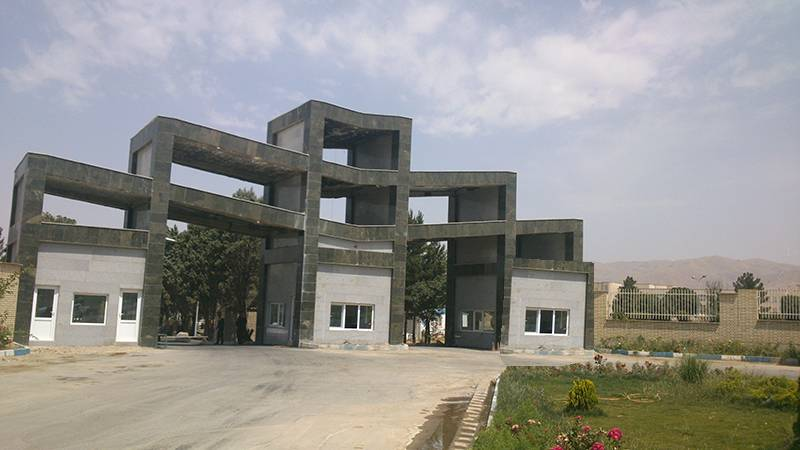
#> input picture Images/fimg.jpg, 800 x 450 px
$ jupyter execute --allow-errors 6-Wavelet.ipynb   (shell and % lines are left out)   (older library calls are emulated)
#> lines starting #> are read from the running program, lines starting #| are printed output that depends on the picture
%%latem
\tableofcontents

# Preparations

[cell 1]
import matplotlib.pyplot as plt
from mpl_toolkits import mplot3d
import numpy as np
import pywt
# for resizing
import cv2
# for visualisation purposes
from pywt._doc_utils import wavedec2_keys, draw_2d_wp_basis

[cell 2]
# ENV_NAME = 'colab'
ENV_NAME = 'local'
path_prefix = {'colab': '/content/drive/MyDrive/ComputerVision/CV-Phase1/',
                'local': './Images/'}

Open image using pyplot:

[cell 3]
def loadImage(name, path_prefix=path_prefix[ENV_NAME]):
#> called with name = 'fimg.jpg', path_prefix = './Images/'
  image = plt.imread(path_prefix + name)
#> image is the input picture: shape (450, 800, 3); mean R, G, B 147.8, 146.5, 142.5
  print(image.shape)
#| (450, 800, 3)
  print(type(image))
#| <class 'numpy.ndarray'>
  return image

[cell 4]
plt.gray()

[cell 5]
fimg = loadImage('fimg.jpg')
plt.imshow(fimg)

#> (a cell that did not finish here is left out)

plt.imshow(fimg_mask)

[cell 7]
def rgb2grey(img):
  return np.dot(img[...,:3], [0.2989, 0.5870, 0.1140])
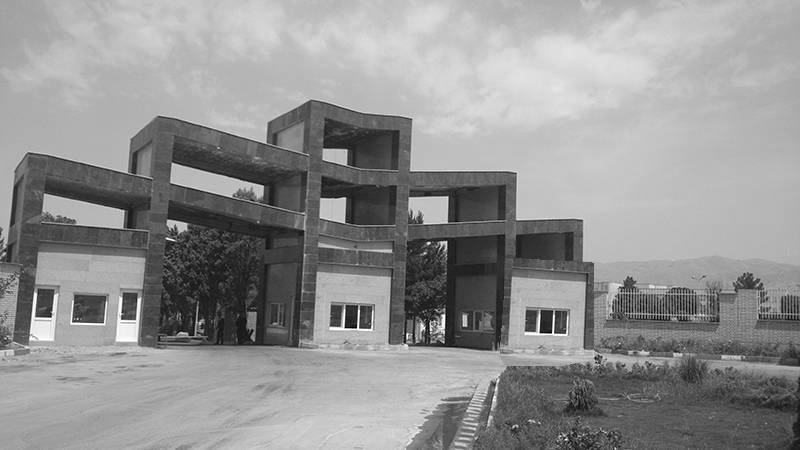
#> returned value: shape (450, 800) float64; min 0.228, max 255, mean 146.4

[cell 8]
fimg_grey = rgb2grey(fimg)
plt.imshow(fimg_grey)

# Copy-Move Forgery Detection

To better illustrate what we're after, we illustrate the copied blocks on the mask.

[cell 9]
masked = np.zeros(fimg.shape, dtype=np.uint8)
#> (the rest of this cell did not finish here and is left out)

**Step 1:** Performing a multilevel wavelet transform on the image.

Note that the axes used in `pywt` are inverted in comparison to the axes used in `numpy` and follows the conventional coordinate system. As such, what is here labelled as vertical is in accordance to the `pywt` system and `numpy` considers it as horizontal.

[cell 10]
def wavelet_reconstruct(img, maxL=3, labelL=3):
#> called with maxL = 3, labelL = 3
    shape = (img.shape[1], img.shape[0])
#> shape = (800, 450)
    arrs = []
    arrslices = []
    fig, axs = plt.subplots(2, 4, figsize=[18, 6])
    for level in range(0, maxL + 1):
        if level == 0:
            axs[0, 0].set_axis_off()
            axs[1, 0].imshow(img)
            axs[1, 0].set_title('Original')
            axs[1, 0].set_axis_off()
            continue
        # plot subband boundaries of a standard DWT basis
        draw_2d_wp_basis(shape, wavedec2_keys(level), ax=axs[0, level],
                        label_levels=labelL)
        axs[0, level].set_title(f'Level {level}')
        # compute the 2D DWT
        c = pywt.wavedec2(img, 'haar', mode='periodization', level=level)
        # normalize each array for better visibility
        c[0] /= np.abs(c[0]).max()
        for detlevel in range(level):
            c[detlevel + 1] = [d / np.abs(d).max() for d in c[detlevel + 1]]
        arr, slices = pywt.coeffs_to_array(c)
        arrs.append(arr)
        arrslices.append(slices)
        axs[1, level].imshow(arr)
        axs[1, level].set_title(f'Coefficients\n(Level {level})')
        axs[1, level].set_axis_off()
#> after the loop, arrs = 3 items; arrslices = 3 items
    return fig, (arrs, arrslices)

[cell 11]
fig, (coeffs, coeffslices) = wavelet_reconstruct(fimg_grey, 3, 3)
#> coeffs = 3 items; coeffslices = 3 items
plt.show()

The fading effect on the approximation coefficients is due to normalising used to better illustrate the details on the coefficients.

[cell 12]
# to get an idea what we're dealing with on the output
print(coeffslices[1])
#> (printed output is left out)

**Step 2:**	 Segmenting the image into smaller overlapping portions and checking for the presence of the copied blocks.

[cell 13]
def get_blocks(img, r):
#> called with r = 18
    h, w = img.shape
#> h = 57; w = 100
    blocks = []
    for i in range(r, h-r, r):
        for j in range(r, w-r, r):
            blocks.append(img[i-r:i+r, j-r:j+r])
#> after the loop, blocks = 8 items
    return blocks

[cell 14]
# divide LL2 into overlapping blocks of fixed size
blocks = get_blocks(coeffs[2][coeffslices[2][0]], r=18)
#> blocks = 8 items
print(f'{len(blocks)} blocks')
#| 8 blocks
# and show the first 8
fig, axs = plt.subplots(2, 4, figsize=[12, 6])
plt.subplots_adjust(wspace=0)
for i, block in enumerate(blocks[:8]):
    axs[i//4, i%4].imshow(block)
    axs[i//4, i%4].set_title(f'Block {i}')
    axs[i//4, i%4].set_axis_off()
#> this loop made 8 passes
plt.show()
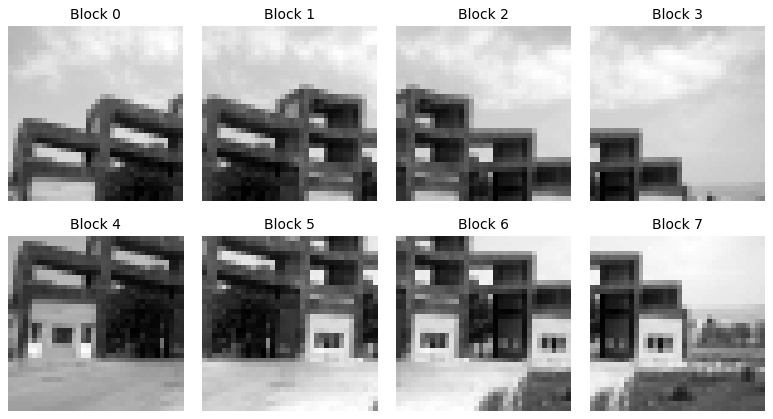
#> figure drawn by matplotlib, 8 panels

Of course, blocks will have to be much smaller for detection purposes. No problem!

[cell 15]
l2shape = coeffs[2][coeffslices[2][0]].shape
#> l2shape = (57, 100)
r2 = 8
l2blocks = get_blocks(coeffs[2][coeffslices[2][0]], r=r2)
#> l2blocks = 66 items
print(f'{len(l2blocks)} blocks')
#| 66 blocks

**Step 3:**	 Selecting blocks with higher contrast than `threshold`.

[cell 16]
# calculate contrast for each block
def get_high_contrast(blocks, threshold=0.5):
#> called with threshold = 0.5
    hicontrasts = {}
    for i, block in enumerate(blocks):
        contrast = np.abs(block).max() - np.abs(block).min()
        if (contrast > threshold):
            hicontrasts[i] = contrast
#> this loop made 66 passes
#> contrast on passes 1 to 12: 0.153, 0.466, 0.478, 0.533, 0.684, 0.689, 0.501, 0.212, 0.212, 0.202, 0.177, 0.581
#> after the loop, hicontrasts = 53 items
            # print(f'Contrast {contrast} on block {i}')
    print(f'number of blocks above threshold: {len(hicontrasts)}')
#| number of blocks above threshold: 53
    return hicontrasts

[cell 17]
hicontrasts = get_high_contrast(l2blocks, threshold=0.5)
#> hicontrasts = 53 items

[cell 18]
fig, axs = plt.subplots(3, 4, figsize=[8, 6])
plt.subplots_adjust(wspace=0.1, hspace=0.2)
fig.suptitle('High contrast blocks', fontsize=16)
for i, key in enumerate(list(hicontrasts.keys())[32:44]):
    block = l2blocks[key]
    axs[i//4, i%4].imshow(block)
    axs[i//4, i%4].set_axis_off()
    axs[i//4, i%4].set_title(f'Block {key}')
#> this loop made 12 passes
plt.show()

**Step 4:**	 Calculating phase correlation between each pair of blocks, storing ones with high correlation in a list.

[cell 19]
def phase_correlation(img1, img2):
    fimg1 = np.fft.fft2(img1)
    fimg2 = np.fft.fft2(img2)
    R = fimg1 * fimg2.conjugate()
    R /= np.absolute(R)
    r = np.fft.ifft2(R).real
    return r

The correlation between a block with itself is a black image, with a peak at the point where images start to match, here the very first pixel.

[cell 20]
pc = phase_correlation(l2blocks[10], l2blocks[10])
ax = plt.axes(projection='3d')
(X, Y) = np.meshgrid(range(pc.shape[0]), range(pc.shape[1]))
ax.plot_surface(X, Y, pc, cmap='viridis')
ax.set_title(f'Same block\npeak: {pc.max()}')
plt.show()
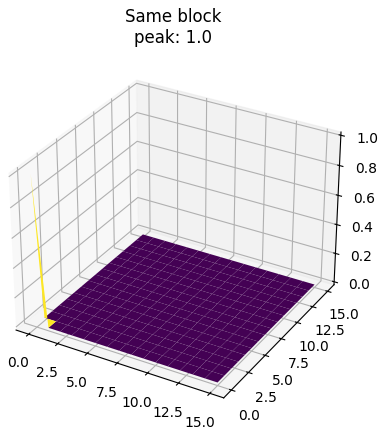
#> figure drawn by matplotlib, 1 panel

Similarly, using the templates from the previous step, the correlation between two of the copied blocks has a peak around the start of copied segment. To verify this rationale, plotting the correlation between two adjacent blocks (sharing same data only translated to second half of the image), shows a peak at the point of translation.

For two completely different images, the correlation has no sizable peak.

[cell 21]
fig, axs = plt.subplots(1, 3, figsize=[24, 6], subplot_kw={"projection": "3d"})

pc1 = phase_correlation(l2blocks[48], l2blocks[51])
peak = (pc1).max()
#> peak = 0.328
(X, Y) = np.meshgrid(range(pc1.shape[0]), range(pc1.shape[1]))
axs[0].plot_surface(X, Y, pc1, cmap='viridis')
axs[0].set_title(f'Copied blocks (approximate)\npeak: {peak}')

pc2 = phase_correlation(l2blocks[48], l2blocks[49])
peak = (pc2).max()
#> peak = 0.551
(X, Y) = np.meshgrid(range(pc2.shape[0]), range(pc2.shape[1]))
axs[1].plot_surface(X, Y, pc2, cmap='viridis')
axs[1].set_title(f'Adjacent blocks (sliding window)\npeak: {peak}')

pc3 = phase_correlation(l2blocks[42], l2blocks[51])
peak = (pc3).max()
#> peak = 0.159
(X, Y) = np.meshgrid(range(pc3.shape[0]), range(pc3.shape[1]))
axs[2].plot_surface(X, Y, pc3, cmap='viridis')
axs[2].set_title(f'Dissimilar blocks\npeak: {peak}')

plt.show()
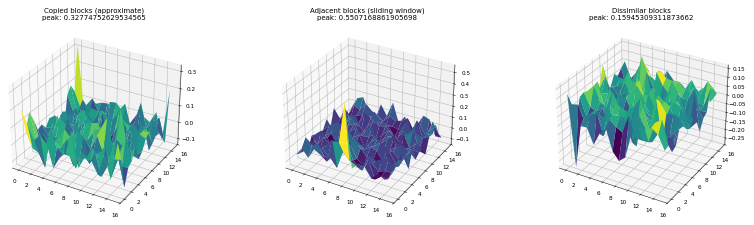
#> figure drawn by matplotlib, 3 panels

Given this, the candidacy for a match is based on the ${argmax}$ in the correlation image.

[cell 22]
similars = {}
for i, key1 in enumerate(list(hicontrasts.keys())[:-1]):
    block = l2blocks[key1]
    for j, key2 in enumerate(list(hicontrasts.keys())[i+2:]):
        block2 = l2blocks[key2]
        pc = phase_correlation(block, block2)
        peak = (pc).max()
        # the second part is for omitting vertical and diagonal neighbours
        if peak > 0.325 \
                and key1 != key2 - (l2shape[1]//r2 - 1) \
                and key1 != key2 - (l2shape[1]//r2) \
                and key1 != key2 - (l2shape[1]//r2 + 1):
            similars[key1, key2] = peak
#> this loop made 52 passes
#> key1 on passes 1 to 12: 3, 4, 5, 6, 11, 12, 13, 14, 15, 16, 17, 18
#> after the loop, similars = 39 items
            # print(f'{key1} is similar to {key2}')
print(len(similars), 'similar blocks found')
#| 39 similar blocks found

**Step 5:**	 Verifying the similarities on higher levels. Phase correlations in `similars` are verified to be above the threshold in the larger blocks of the same scene (resolution is higher, but the scene has not changed).

Size of the blocks are multiplied by a factor of 2 to obtain the same blocks.

[cell 23]
r1 = r2*2
l1shape = coeffs[1][coeffslices[1][0]].shape
#> l1shape = (113, 200)
l1blocks = get_blocks(coeffs[1][coeffslices[1][0]], r=r1)
#> l1blocks = 66 items
print(f'{len(blocks)} blocks')
#| 8 blocks

[cell 24]
l1similars = {}
for i, key in enumerate(list(similars.keys())):
    block1 = l1blocks[key[0]]
    block2 = l1blocks[key[1]]
    pc = phase_correlation(block1, block2)
    peak = (pc).max()
    if peak >= similars[key]:
        l1similars[key] = peak
#> this loop made 39 passes
#> (key, peak) on passes 1 to 12: ((3, 57), 0.182), ((4, 11), 0.322), ((4, 41), 0.168), ((4, 56), 0.218), ((4, 57), 0.184), ((5, 12), 0.137), ((5, 29), 0.171), ((5, 30), 0.228), ((5, 40), 0.132), ((5, 57), 0.144), ((5, 59), 0.212), ((6, 29), 0.206)
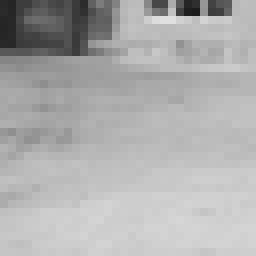
#> block1: shape (32, 32) float64 (shown 8 times larger); min 0.108, max 0.879, mean 0.684
#> after the loop, l1similars = {(48, 51): 0.34}
        # print(f'{key[0]} is similar to {key[1]}')
print(len(l1similars), 'similar blocks found')
#| 1 similar blocks found

The number of similar blocks was reduced by about 1/3. The next step will be on LL0 (the least compressed).

[cell 25]
r0 = r1*2
l0shape = coeffs[0][coeffslices[0][0]].shape
#> l0shape = (225, 400)
l0blocks = get_blocks(coeffs[0][coeffslices[0][0]], r=r0)
#> l0blocks = 66 items
print(f'{len(blocks)} blocks')
#| 8 blocks

[cell 26]
l0similars = {}
for i, key in enumerate(list(l1similars.keys())):
    block1 = l0blocks[key[0]]
    block2 = l0blocks[key[1]]
    pc = phase_correlation(block1, block2)
    peak = (pc).max()
    if peak >= 0.18:
        l0similars[key] = peak
#> this loop made 1 pass
#> (key, peak) on pass 1: ((48, 51), 0.186)
#> pass 1, in phase_correlation (call 1370), `r = np.fft.ifft2(R).real`:
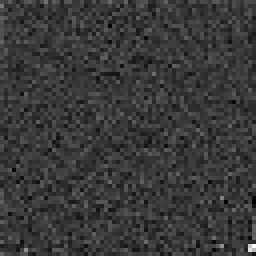
#> r: shape (64, 64) float64 (shown 4 times larger); min -0.0534, max 0.186, mean 0.000244; drawn with min black and max white
#> after the loop, l0similars = {(48, 51): 0.186}
        # print(f'{key[0]} is similar to {key[1]}')
print(len(l0similars), 'similar blocks found')
#| 1 similar blocks found

[cell 27]
fig, axs = plt.subplots(1, 2, figsize=[8, 4])

block1 = l0blocks[key[0]]
block2 = l0blocks[key[1]]
pc = phase_correlation(block1, block2)
peak = (pc).max()
axs[0].imshow(block1)
axs[0].set_axis_off()
axs[0].set_title(f'Block {key[0]}')
axs[1].imshow(block2)
axs[1].set_axis_off()
axs[1].set_title(f'Block {key[1]}')
plt.show()

Which are the forged copy move blocks!

# Sorting Images by Similarity
Not unlike the previous section, the aim here is to find similarity in a set of images in comparison with a source image. The steps for this procedue are the same as before, except instead of blocks, whole images are compared.

#> (a cell that did not finish here is left out)

test = rgb2grey(test)
plt.title('Test.jpg')
plt.axis('off')
plt.imshow(test)

[cell 29]
fig, axs = plt.subplots(1, 5, figsize=[20, 5])
images = []
#> (the rest of this cell did not finish here and is left out)

    images[i] = rgb2grey(images[i])
    axs[i].imshow(images[i])
    axs[i].set_axis_off()
    axs[i].set_title(f'{i+1}.jpg')
plt.show()

[cell 30]
from skimage.filters import gaussian

# crop the image into a square (so to match all images)
# [48 lines left out: functions square_crop, imresize, pack_wavelet_coeffs, get_sparse_coefficients, get_fingerprint, get_diff, not called in this run]

[cell 31]
diffs = []
#> diffs = []
for img in images:
    diffs.append(get_diff(test, img))

[cell 32]
print(diffs)

[cell 33]
# sort keys by differences in descending order
arrlinds = np.argsort(diffs)[::-1]
#> arrlinds = empty array
print(arrlinds)

[cell 34]
fig, axs = plt.subplots(1, 6, figsize=[20, 5])
fig.suptitle('Similarity of images (ascending LtR)', fontsize=18)
for i, n in enumerate(arrlinds):
    axs[i].imshow(images[n])
    axs[i].set_axis_off()
    axs[i].set_title(f'difference: {diffs[n]:.4f}')
#> this loop made 0 passes
#> (the rest of this cell did not finish here and is left out)

# Noise Reduction

[cell 35]
tree = loadImage('tree.jpg')
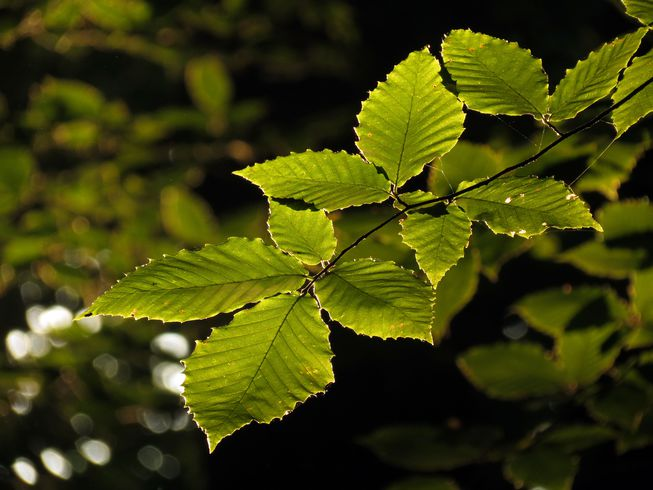
#> input picture Images/tree.jpg, 653 x 490 px
#> in loadImage, image is the input picture: shape (490, 653, 3); mean R, G, B 62.3, 64.1, 11.9
#| (490, 653, 3)
#| <class 'numpy.ndarray'>
tree = rgb2grey(tree)
plt.imshow(tree)

Adding salt and pepper noise to the image:

[cell 36]
def add_sp_noise(img, svp=0.5, amount=0.001):
#> called with svp = 0.5, amount = 0.01
    height, width = img.shape[:2]
#> height = 490; width = 653
    noisy = img.copy()
    # calculate amount of salt to generate
    salt_amount = np.ceil(amount * img.size * svp)
#> salt_amount = 1600
    # and mask random locations
    salt_coords = [np.random.randint(0, i-1, int(salt_amount)) for i in img.shape]
    # set to maximum value (salt)
    noisy[tuple(salt_coords)] = 255
    # and same for pepper
    pepper_amount = np.ceil(amount * img.size * (1. - svp))
#> pepper_amount = 1600
    pepper_coords = [np.random.randint(0, i-1, int(pepper_amount)) for i in img.shape]
    noisy[tuple(pepper_coords)] = 0
    return noisy

[cell 37]
def add_gaussian_noise(img, mean=0, scale=1):
#> called with mean = 0, scale = 8
    height, width = img.shape[:2]
#> height = 490
    noisy = img.copy()
    gaussian_noise = np.random.normal(mean, scale, (height, width))
    noisy = noisy + gaussian_noise
    return noisy

[cell 38]
sp_tree = add_sp_noise(tree, amount=0.01)
gauss_tree = add_gaussian_noise(tree, scale=8)
fig, axs = plt.subplots(1, 2, figsize=[10, 5])
axs[0].imshow(sp_tree)
axs[0].set_axis_off()
axs[0].set_title('Salt and Pepper Noise')
axs[1].imshow(gauss_tree)
axs[1].set_axis_off()
axs[1].set_title('Gaussian Noise')
plt.show()

To evaluate the effect of noise reduction, **PSNR** (Peak Signal to Noise Ratio) is calculated. The PSNR is usually defined as mean qsquared error.
Another measurement is **SSIM** (Structural Similarity Index Measure), which is a perception-based model that considers image degradation as _percieved change in structural information_.

[cell 39]
import math
# [6 lines left out: function get_psnr, not called in this run]

The SSIM implemetation is more complex, hence the function defined below is a wrapper for skimage's implementation.

[cell 40]
from skimage.metrics import structural_similarity as ssim
def get_ssim(org, rec):
    return ssim(org, rec)

[cell 41]
def denoise(img, thresh_fac=1/3, mode='soft'):
#> called with thresh_fac = 0.2, mode = 'soft'
    coeffs = pywt.dwt2(img, mode='constant', wavelet='haar')
    LL, (LH, HL, HH) = coeffs
    filterdim = (LL.shape[0], LL.shape[1])
    area = filterdim[0] * filterdim[1]
    TLL = np.sqrt((np.std(LL) ** 2) * (np.log(area)))
#> TLL = 336.1
    THH = np.sqrt((np.std(HH) ** 2) * (np.log(area)))
#> THH = 32.87
    LL1 = pywt.threshold(LL, TLL * thresh_fac, mode=mode)
    HH1 = pywt.threshold(HH, THH * thresh_fac, mode=mode)
    rec = pywt.idwt(LL1, HH1, 'haar')
    rec = cv2.resize(rec, (img.shape[1], img.shape[0]))
#> rec: shape (490, 653) float64
    return rec

[cell 42]
fig, axs = plt.subplots(1, 3, figsize=[15, 5])
rec_gauss_tree = denoise(gauss_tree, thresh_fac=0.2, mode='soft')
axs[0].imshow(tree)
axs[0].set_axis_off()
axs[0].set_title('Original')
axs[1].imshow(gauss_tree)
axs[1].set_axis_off()
axs[1].set_title('Gaussian Noise')
axs[2].imshow(rec_gauss_tree)
axs[2].set_axis_off()
axs[2].set_title('Reconstructed')
plt.show()

[cell 43]
fig, axs = plt.subplots(1, 3, figsize=[15, 5])
rec_sp_tree = denoise(sp_tree, thresh_fac=0.2, mode='soft')
#> call 2 of denoise, with thresh_fac = 0.2, mode = 'soft'
#> in denoise (call 2), `LL, (LH, HL, HH) = coeffs`:
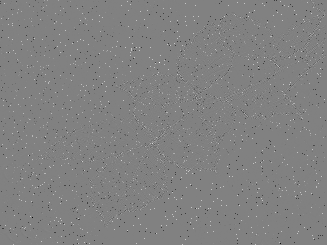
#> HH: shape (245, 327) float64; min -235.4, max 229.3, mean 0; drawn with min black and max white
#> in denoise (call 2), `TLL = np.sqrt((np.std(LL) ** 2) * (np.log(area)))`: TLL = 335.9
#> in denoise (call 2), `THH = np.sqrt((np.std(HH) ** 2) * (np.log(area)))`: THH = 54.18
#> in denoise (call 2), `LL1 = pywt.threshold(LL, TLL * thresh_fac, mode=mode)`:
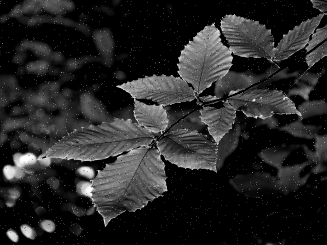
#> LL1: shape (245, 327) float64; min 0, max 442.1, mean 66.9; drawn with min black and max white
#> in denoise (call 2), `rec = pywt.idwt(LL1, HH1, 'haar')`:
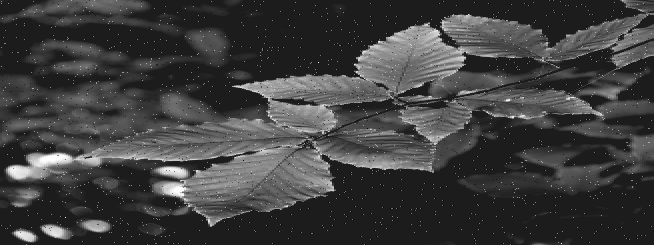
#> rec: shape (245, 654) float64; min -39.84, max 312.6, mean 47.3; drawn with min black and max white
axs[0].imshow(tree)
axs[0].set_axis_off()
axs[0].set_title('Original')
axs[1].imshow(sp_tree)
axs[1].set_axis_off()
axs[1].set_title('S&P Noise')
axs[2].imshow(rec_sp_tree)
axs[2].set_axis_off()
axs[2].set_title('Reconstructed')
plt.show()
